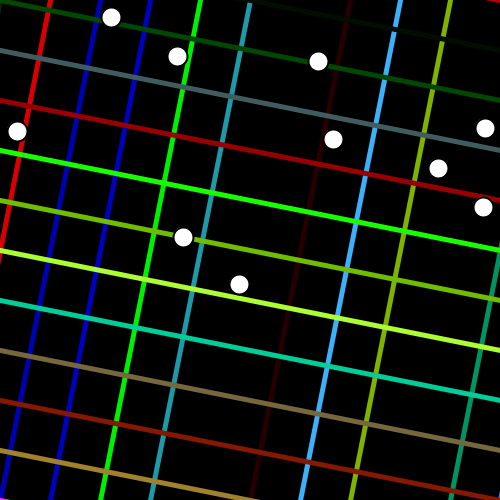
Frame 1 (no input)
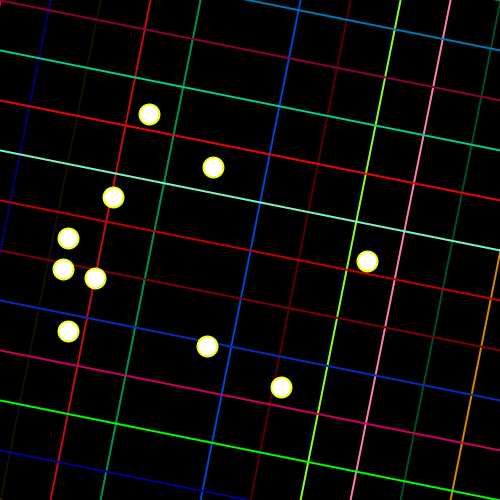
Frame 60 (the mouse pressed at the canvas centre just before this capture)
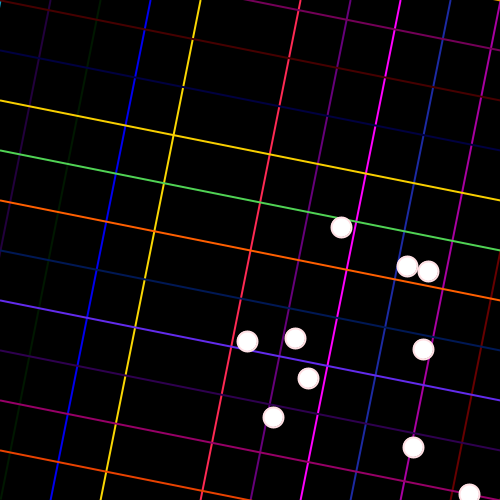
Frame 120 (the mouse held since frame 60 and released just before this capture)

The Processing sketch that drew these frames (run headless with seeded random() and noise(); from frame 60 on, the mouse is pressed at the canvas centre):

// Processing sketch: processing_97608
// ── processing_97608.pde

//declarem les variables
int i=0;
int num_boles= 10;//definim el numero de boles que volem
int sz = 20;
float[] posX = new float[num_boles];
float[] posY = new float[num_boles];
float[] velX = new float[num_boles];
float[] velY = new float[num_boles];

void setup(){
  size(500,500);
background(0);
strokeWeight(5);
frameRate(15);// definim el temps d'intercanvi de colors
//inicialitzem les posicions i les velocitats
for(int i=0; i<num_boles; i++){
  posX[i] = int(random(width));
  posY[i] = int(random(height));
  velX[i] = 10;
  velY[i] = 10;
}
}

void draw(){
  background(0);
  //Definim la xarxa dels colors
for( i=0; i<width+500; i+=width/10){
  stroke(random(-200,300),random(-200,300),random(-200,300));
  line(i,0,i-100,height);
}
for( i=0; i<height+500; i+=height/10){
  stroke(random(-200,300),random(-200,300),random(-200,300));
  line(0,i-300,width,i-200);
}
//iniciem el bucle amb els valors definits anteriorment
//anunciem les posicions
for(int i=0; i<num_boles; i++){
  posX[i] += velX[i];
  posY[i] += velY[i];
  //limit del rebot en X
  if((posX[i]<15)||(posX[i]>width-15)){
    velX[i] = -velX[i];
  }
  //límit del rebot en Y
  if((posY[i]<10)||(posY[i]>height-10)){
    velY[i] = -velY[i];
  }
  //Definim com volem que sigui la pilota
  fill(255);
  strokeWeight(2);
  ellipse(posX[i],posY[i],sz,sz);
}
}
